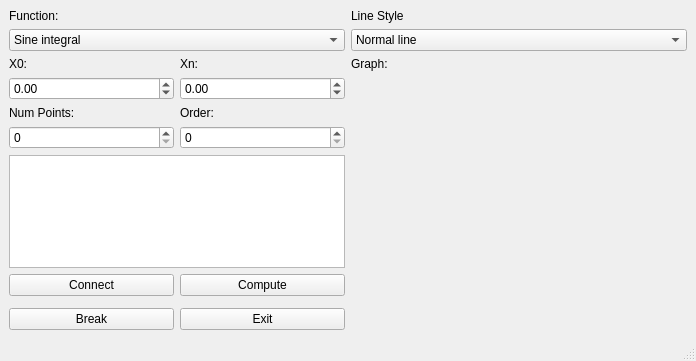
<?xml version="1.0" encoding="UTF-8"?>
<ui version="4.0">
 <class>MainWindow</class>
 <widget class="QMainWindow" name="MainWindow">
  <property name="geometry">
   <rect>
    <x>0</x>
    <y>0</y>
    <width>696</width>
    <height>361</height>
   </rect>
  </property>
  <property name="windowTitle">
   <string>ICS0025</string>
  </property>
  <property name="autoFillBackground">
   <bool>false</bool>
  </property>
  <widget class="QWidget" name="centralwidget">
   <layout class="QGridLayout" name="gridLayout_2">
    <item row="12" column="1">
     <widget class="QPushButton" name="computeButton">
      <property name="text">
       <string>Compute</string>
      </property>
     </widget>
    </item>
    <item row="8" column="0">
     <widget class="QDoubleSpinBox" name="x0SpinBox">
      <property name="minimum">
       <double>-500.000000000000000</double>
      </property>
      <property name="maximum">
       <double>500.000000000000000</double>
      </property>
     </widget>
    </item>
    <item row="9" column="1">
     <widget class="QLabel" name="orderLabel">
      <property name="text">
       <string>Order:</string>
      </property>
     </widget>
    </item>
    <item row="9" column="0">
     <widget class="QLabel" name="numPointsLabel">
      <property name="text">
       <string>Num Points:</string>
      </property>
     </widget>
    </item>
    <item row="7" column="0">
     <widget class="QLabel" name="x0Label">
      <property name="text">
       <string>X0:</string>
      </property>
     </widget>
    </item>
    <item row="12" column="0">
     <widget class="QPushButton" name="connectButton">
      <property name="text">
       <string>Connect</string>
      </property>
     </widget>
    </item>
    <item row="7" column="3">
     <widget class="QLabel" name="graphLabel">
      <property name="text">
       <string>Graph:</string>
      </property>
     </widget>
    </item>
    <item row="11" column="0" colspan="2">
     <widget class="QPlainTextEdit" name="statusBox">
      <property name="readOnly">
       <bool>true</bool>
      </property>
     </widget>
    </item>
    <item row="3" column="0" colspan="2">
     <widget class="QComboBox" name="functionComboBox">
      <item>
       <property name="text">
        <string>Sine integral</string>
       </property>
      </item>
      <item>
       <property name="text">
        <string>Cosine integral</string>
       </property>
      </item>
      <item>
       <property name="text">
        <string>Bessel function</string>
       </property>
      </item>
      <item>
       <property name="text">
        <string>Fresnel integral S</string>
       </property>
      </item>
      <item>
       <property name="text">
        <string>Fresnel integral C</string>
       </property>
      </item>
     </widget>
    </item>
    <item row="14" column="1">
     <widget class="QPushButton" name="exitButton">
      <property name="text">
       <string>Exit</string>
      </property>
     </widget>
    </item>
    <item row="7" column="1">
     <widget class="QLabel" name="xNLabel">
      <property name="text">
       <string>Xn:</string>
      </property>
     </widget>
    </item>
    <item row="10" column="0">
     <widget class="QSpinBox" name="numPointsSpinBox">
      <property name="maximum">
       <number>500</number>
      </property>
     </widget>
    </item>
    <item row="8" column="1">
     <widget class="QDoubleSpinBox" name="xNSpinBox">
      <property name="minimum">
       <double>-500.000000000000000</double>
      </property>
      <property name="maximum">
       <double>500.000000000000000</double>
      </property>
     </widget>
    </item>
    <item row="10" column="1">
     <widget class="QSpinBox" name="orderSpinBox"/>
    </item>
    <item row="14" column="0">
     <widget class="QPushButton" name="breakButton">
      <property name="text">
       <string>Break</string>
      </property>
     </widget>
    </item>
    <item row="8" column="3" rowspan="7" colspan="2">
     <widget class="QCustomPlot" name="graph" native="true"/>
    </item>
    <item row="2" column="3">
     <widget class="QLabel" name="lineStyleLabel">
      <property name="text">
       <string>Line Style</string>
      </property>
     </widget>
    </item>
    <item row="2" column="0">
     <widget class="QLabel" name="functionLabel">
      <property name="text">
       <string>Function:</string>
      </property>
     </widget>
    </item>
    <item row="3" column="3" colspan="2">
     <widget class="QComboBox" name="lineStyleComboBox">
      <property name="currentIndex">
       <number>1</number>
      </property>
      <item>
       <property name="text">
        <string>None</string>
       </property>
      </item>
      <item>
       <property name="text">
        <string>Normal line</string>
       </property>
      </item>
      <item>
       <property name="text">
        <string>Step (left)</string>
       </property>
      </item>
      <item>
       <property name="text">
        <string>Step (right)</string>
       </property>
      </item>
      <item>
       <property name="text">
        <string>Step (center)</string>
       </property>
      </item>
      <item>
       <property name="text">
        <string>Impulse</string>
       </property>
      </item>
     </widget>
    </item>
   </layout>
  </widget>
  <widget class="QStatusBar" name="statusbar"/>
 </widget>
 <customwidgets>
  <customwidget>
   <class>QCustomPlot</class>
   <extends>QWidget</extends>
   <header>qcustomplot.h</header>
   <container>1</container>
  </customwidget>
 </customwidgets>
 <resources/>
 <connections/>
</ui>
